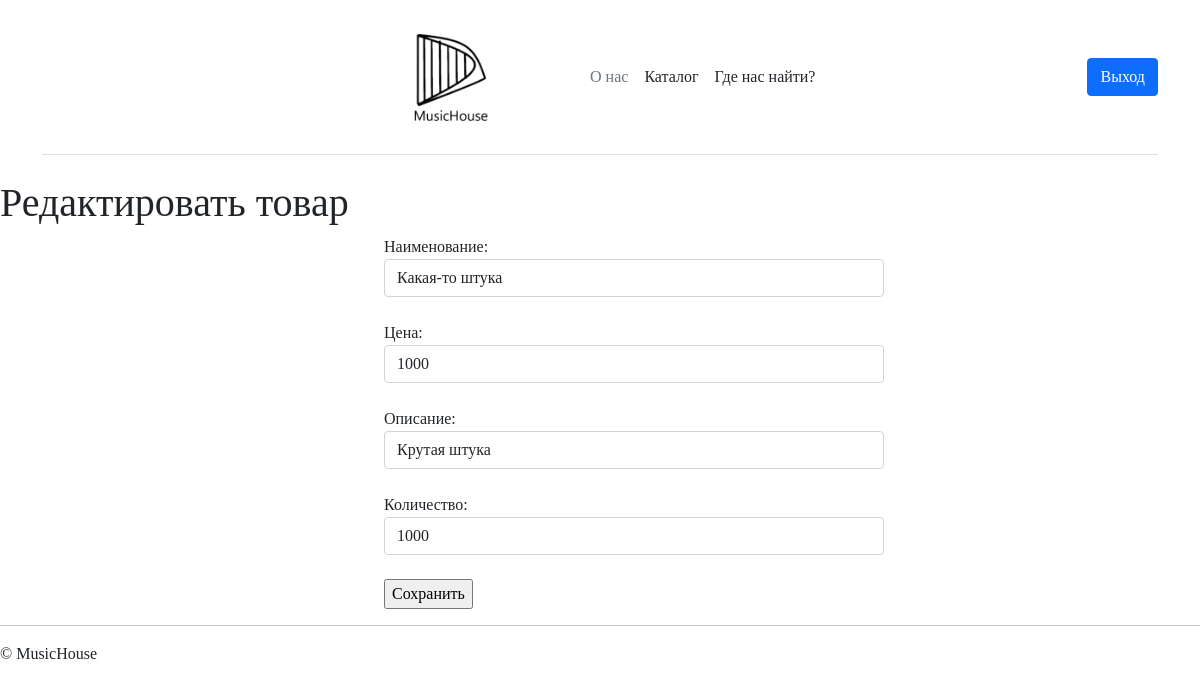
Screenshot of /Pages/ItemAdmin.php?Id=33 with the database file from the repository.
### tables this page shows
CREATE TABLE `product` (
  `Id` int(11) NOT NULL,
  `image` varchar(255) NOT NULL,
  `name` varchar(50) NOT NULL,
  `price` varchar(50) NOT NULL,
  `description` varchar(500) NOT NULL,
  `country` varchar(50) NOT NULL,
  `model` varchar(50) NOT NULL,
  `year` int(11) NOT NULL,
  `count` int(11) NOT NULL,
  `IdCategory` int(11) NOT NULL
);

### Pages/ItemAdmin.php (the view)
<?php
include "../PhpConnect/connect.php";
include "../PhpTemplate/headerAdmin.php";
if(isset($_GET['Id'])){
    $itemId = $_GET['Id'];
    $query = "SELECT * FROM product WHERE Id = $itemId";
    $result = $connect->query($query);
    if ($result->num_rows == 1) {
        $row = $result->fetch_assoc();
        echo '
        <!DOCTYPE html>
        <html lang="en">
        <head>
            <meta charset="UTF-8">
            <meta http-equiv="X-UA-Compatible" content="IE=edge">
            <meta name="viewport" content="width=device-width, initial-scale=1.0">
            <title>Редактировать товар</title>
        </head>
        <body>
            <h1>Редактировать товар</h1>
            <form class="formPositionItem" action="../PhpConnect/update_item.php" method="POST">
                <input class="form-control" type="hidden" name="itemId" value="'.$row['Id'].'">
                <label for="name">Наименование:</label>
                <input class="form-control" type="text" name="name" value="'.$row['name'].'"><br>
                <label for="price">Цена:</label>
                <input class="form-control" type="text" name="price" value="'.$row['price'].'"><br>
                <label for="description">Описание:</label>
                <input class="form-control" name="description" value="'.$row['description'].'"></input><br>
                <label for="count">Количество:</label>
                <input class="form-control" type="text" name="count" value="'.$row['count'].'"><br>
                <input type="submit" value="Сохранить">
            </form>
        </body>
        </html>
        ';
    } else {
        echo "Товар не найден.";
    }
} else {
    echo "Некорректный идентификатор товара.";
}
include "../PhpTemplate/footer.php"
?>

### Style/style.css (style rules this page uses)
* { font-family: Hussar; align-content: center; }
.formPositionItem { flex-direction: column; width: 500px; margin-left: 32%; }

### rows the page displays
product: name "Какая-то штука", price "1000", description "Крутая штука", count "1000"
